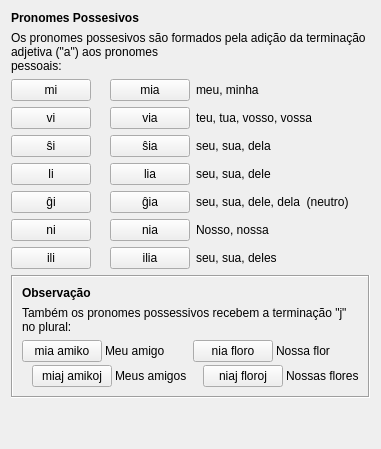
     <widget class="QWidget" name="tab_7">
      <attribute name="icon">
       <iconset resource="ikonoj.qrc">
        <normaloff>:/ikonoj/leciono.png</normaloff>:/ikonoj/leciono.png</iconset>
      </attribute>
      <attribute name="title">
       <string>7</string>
      </attribute>
      <layout class="QVBoxLayout" name="verticalLayout_60">
       <item>
        <widget class="titolo" name="Lec01_Label40">
         <property name="maximumSize">
          <size>
           <width>16777215</width>
           <height>30</height>
          </size>
         </property>
         <property name="font">
          <font>
           <weight>75</weight>
           <bold>true</bold>
          </font>
         </property>
         <property name="text">
          <string>Pronomes Possesivos</string>
         </property>
         <property name="wordWrap">
          <bool>true</bool>
         </property>
        </widget>
       </item>
       <item>
        <widget class="QLabel" name="Lec01_Label41">
         <property name="text">
          <string>Os pronomes possesivos são formados pela adição da terminação adjetiva (&quot;a&quot;) aos pronomes 
pessoais:</string>
         </property>
         <property name="wordWrap">
          <bool>true</bool>
         </property>
        </widget>
       </item>
       <item>
        <layout class="QHBoxLayout" name="horizontalLayout_110">
         <item>
          <layout class="QVBoxLayout" name="verticalLayout_20">
           <item>
            <layout class="QHBoxLayout" name="horizontalLayout_99">
             <item>
              <widget class="klakbutono" name="Lec01_Button242">
               <property name="sizePolicy">
                <sizepolicy hsizetype="Maximum" vsizetype="Fixed">
                 <horstretch>0</horstretch>
                 <verstretch>0</verstretch>
                </sizepolicy>
               </property>
               <property name="maximumSize">
                <size>
                 <width>16777215</width>
                 <height>16777215</height>
                </size>
               </property>
               <property name="text">
                <string>mi</string>
               </property>
              </widget>
             </item>
             <item>
              <widget class="label_sago" name="label_11">
               <property name="sizePolicy">
                <sizepolicy hsizetype="Maximum" vsizetype="Minimum">
                 <horstretch>0</horstretch>
                 <verstretch>0</verstretch>
                </sizepolicy>
               </property>
               <property name="maximumSize">
                <size>
                 <width>16777215</width>
                 <height>16777215</height>
                </size>
               </property>
               <property name="text">
                <string/>
               </property>
               <property name="pixmap">
                <pixmap resource="ikonoj.qrc">:/ikonoj/sago_antauen.png</pixmap>
               </property>
               <property name="alignment">
                <set>Qt::AlignCenter</set>
               </property>
              </widget>
             </item>
             <item>
              <widget class="klakbutono" name="Lec01_Button262">
               <property name="sizePolicy">
                <sizepolicy hsizetype="Maximum" vsizetype="Fixed">
                 <horstretch>0</horstretch>
                 <verstretch>0</verstretch>
                </sizepolicy>
               </property>
               <property name="maximumSize">
                <size>
                 <width>16777215</width>
                 <height>16777215</height>
                </size>
               </property>
               <property name="text">
                <string>mia</string>
               </property>
              </widget>
             </item>
             <item>
              <widget class="QLabel" name="Lec01_Label11">
               <property name="text">
                <string>meu, minha</string>
               </property>
               <property name="wordWrap">
                <bool>true</bool>
               </property>
              </widget>
             </item>
            </layout>
           </item>
           <item>
            <layout class="QHBoxLayout" name="horizontalLayout_100">
             <item>
              <widget class="klakbutono" name="Lec01_Button243">
               <property name="sizePolicy">
                <sizepolicy hsizetype="Maximum" vsizetype="Fixed">
                 <horstretch>0</horstretch>
                 <verstretch>0</verstretch>
                </sizepolicy>
               </property>
               <property name="maximumSize">
                <size>
                 <width>16777215</width>
                 <height>16777215</height>
                </size>
               </property>
               <property name="text">
                <string>vi</string>
               </property>
              </widget>
             </item>
             <item>
              <widget class="label_sago" name="label_12">
               <property name="sizePolicy">
                <sizepolicy hsizetype="Maximum" vsizetype="Preferred">
                 <horstretch>0</horstretch>
                 <verstretch>0</verstretch>
                </sizepolicy>
               </property>
               <property name="maximumSize">
                <size>
                 <width>16777215</width>
                 <height>16777215</height>
                </size>
               </property>
               <property name="text">
                <string/>
               </property>
               <property name="pixmap">
                <pixmap resource="ikonoj.qrc">:/ikonoj/sago_antauen.png</pixmap>
               </property>
               <property name="alignment">
                <set>Qt::AlignCenter</set>
               </property>
              </widget>
             </item>
             <item>
              <widget class="klakbutono" name="Lec01_Button263">
               <property name="sizePolicy">
                <sizepolicy hsizetype="Maximum" vsizetype="Fixed">
                 <horstretch>0</horstretch>
                 <verstretch>0</verstretch>
                </sizepolicy>
               </property>
               <property name="maximumSize">
                <size>
                 <width>16777215</width>
                 <height>16777215</height>
                </size>
               </property>
               <property name="text">
                <string>via</string>
               </property>
              </widget>
             </item>
             <item>
              <widget class="QLabel" name="Lec01_Label70">
               <property name="text">
                <string>teu, tua, vosso, vossa</string>
               </property>
               <property name="wordWrap">
                <bool>true</bool>
               </property>
              </widget>
             </item>
            </layout>
           </item>
           <item>
            <layout class="QHBoxLayout" name="horizontalLayout_101">
             <item>
              <widget class="klakbutono" name="Lec01_Button244">
               <property name="sizePolicy">
                <sizepolicy hsizetype="Maximum" vsizetype="Fixed">
                 <horstretch>0</horstretch>
                 <verstretch>0</verstretch>
                </sizepolicy>
               </property>
               <property name="maximumSize">
                <size>
                 <width>16777215</width>
                 <height>16777215</height>
                </size>
               </property>
               <property name="text">
                <string>ŝi</string>
               </property>
              </widget>
             </item>
             <item>
              <widget class="label_sago" name="label_13">
               <property name="sizePolicy">
                <sizepolicy hsizetype="Maximum" vsizetype="Preferred">
                 <horstretch>0</horstretch>
                 <verstretch>0</verstretch>
                </sizepolicy>
               </property>
               <property name="maximumSize">
                <size>
                 <width>16777215</width>
                 <height>16777215</height>
                </size>
               </property>
               <property name="text">
                <string/>
               </property>
               <property name="pixmap">
                <pixmap resource="ikonoj.qrc">:/ikonoj/sago_antauen.png</pixmap>
               </property>
               <property name="alignment">
                <set>Qt::AlignCenter</set>
               </property>
              </widget>
             </item>
             <item>
              <widget class="klakbutono" name="Lec01_Button264">
               <property name="sizePolicy">
                <sizepolicy hsizetype="Maximum" vsizetype="Fixed">
                 <horstretch>0</horstretch>
                 <verstretch>0</verstretch>
                </sizepolicy>
               </property>
               <property name="maximumSize">
                <size>
                 <width>16777215</width>
                 <height>16777215</height>
                </size>
               </property>
               <property name="text">
                <string>ŝia</string>
               </property>
              </widget>
             </item>
             <item>
              <widget class="QLabel" name="Lec01_Label71">
               <property name="text">
                <string>seu, sua, dela</string>
               </property>
               <property name="wordWrap">
                <bool>true</bool>
               </property>
              </widget>
             </item>
            </layout>
           </item>
           <item>
            <layout class="QHBoxLayout" name="horizontalLayout_102">
             <item>
              <widget class="klakbutono" name="Lec01_Button268">
               <property name="sizePolicy">
                <sizepolicy hsizetype="Maximum" vsizetype="Fixed">
                 <horstretch>0</horstretch>
                 <verstretch>0</verstretch>
                </sizepolicy>
               </property>
               <property name="maximumSize">
                <size>
                 <width>16777215</width>
                 <height>16777215</height>
                </size>
               </property>
               <property name="text">
                <string>li</string>
               </property>
              </widget>
             </item>
             <item>
              <widget class="label_sago" name="label_14">
               <property name="sizePolicy">
                <sizepolicy hsizetype="Maximum" vsizetype="Preferred">
                 <horstretch>0</horstretch>
                 <verstretch>0</verstretch>
                </sizepolicy>
               </property>
               <property name="maximumSize">
                <size>
                 <width>16777215</width>
                 <height>16777215</height>
                </size>
               </property>
               <property name="text">
                <string/>
               </property>
               <property name="pixmap">
                <pixmap resource="ikonoj.qrc">:/ikonoj/sago_antauen.png</pixmap>
               </property>
               <property name="alignment">
                <set>Qt::AlignCenter</set>
               </property>
              </widget>
             </item>
             <item>
              <widget class="klakbutono" name="Lec01_Button272">
               <property name="sizePolicy">
                <sizepolicy hsizetype="Maximum" vsizetype="Fixed">
                 <horstretch>0</horstretch>
                 <verstretch>0</verstretch>
                </sizepolicy>
               </property>
               <property name="maximumSize">
                <size>
                 <width>16777215</width>
                 <height>16777215</height>
                </size>
               </property>
               <property name="text">
                <string>lia</string>
               </property>
              </widget>
             </item>
             <item>
              <widget class="QLabel" name="Lec01_Label92">
               <property name="text">
                <string>seu, sua, dele</string>
               </property>
               <property name="wordWrap">
                <bool>true</bool>
               </property>
              </widget>
             </item>
            </layout>
           </item>
           <item>
            <layout class="QHBoxLayout" name="horizontalLayout_103">
             <item>
              <widget class="klakbutono" name="Lec01_Button269">
               <property name="sizePolicy">
                <sizepolicy hsizetype="Maximum" vsizetype="Fixed">
                 <horstretch>0</horstretch>
                 <verstretch>0</verstretch>
                </sizepolicy>
               </property>
               <property name="maximumSize">
                <size>
                 <width>16777215</width>
                 <height>16777215</height>
                </size>
               </property>
               <property name="text">
                <string>ĝi</string>
               </property>
              </widget>
             </item>
             <item>
              <widget class="label_sago" name="label_15">
               <property name="sizePolicy">
                <sizepolicy hsizetype="Maximum" vsizetype="Preferred">
                 <horstretch>0</horstretch>
                 <verstretch>0</verstretch>
                </sizepolicy>
               </property>
               <property name="maximumSize">
                <size>
                 <width>16777215</width>
                 <height>16777215</height>
                </size>
               </property>
               <property name="text">
                <string/>
               </property>
               <property name="pixmap">
                <pixmap resource="ikonoj.qrc">:/ikonoj/sago_antauen.png</pixmap>
               </property>
               <property name="alignment">
                <set>Qt::AlignCenter</set>
               </property>
              </widget>
             </item>
             <item>
              <widget class="klakbutono" name="Lec01_Button273">
               <property name="sizePolicy">
                <sizepolicy hsizetype="Maximum" vsizetype="Fixed">
                 <horstretch>0</horstretch>
                 <verstretch>0</verstretch>
                </sizepolicy>
               </property>
               <property name="maximumSize">
                <size>
                 <width>16777215</width>
                 <height>16777215</height>
                </size>
               </property>
               <property name="text">
                <string>ĝia</string>
               </property>
              </widget>
             </item>
             <item>
              <widget class="QLabel" name="Lec01_Label93">
               <property name="text">
                <string>seu, sua, dele, dela  (neutro)</string>
               </property>
               <property name="wordWrap">
                <bool>true</bool>
               </property>
              </widget>
             </item>
            </layout>
           </item>
           <item>
            <layout class="QHBoxLayout" name="horizontalLayout_104">
             <item>
              <widget class="klakbutono" name="Lec01_Button270">
               <property name="sizePolicy">
                <sizepolicy hsizetype="Maximum" vsizetype="Fixed">
                 <horstretch>0</horstretch>
                 <verstretch>0</verstretch>
                </sizepolicy>
               </property>
               <property name="maximumSize">
                <size>
                 <width>16777215</width>
                 <height>16777215</height>
                </size>
               </property>
               <property name="text">
                <string>ni</string>
               </property>
              </widget>
             </item>
             <item>
              <widget class="label_sago" name="label_16">
               <property name="sizePolicy">
                <sizepolicy hsizetype="Maximum" vsizetype="Preferred">
                 <horstretch>0</horstretch>
                 <verstretch>0</verstretch>
                </sizepolicy>
               </property>
               <property name="maximumSize">
                <size>
                 <width>16777215</width>
                 <height>16777215</height>
                </size>
               </property>
               <property name="text">
                <string/>
               </property>
               <property name="pixmap">
                <pixmap resource="ikonoj.qrc">:/ikonoj/sago_antauen.png</pixmap>
               </property>
               <property name="alignment">
                <set>Qt::AlignCenter</set>
               </property>
              </widget>
             </item>
             <item>
              <widget class="klakbutono" name="Lec01_Button274">
               <property name="sizePolicy">
                <sizepolicy hsizetype="Maximum" vsizetype="Fixed">
                 <horstretch>0</horstretch>
                 <verstretch>0</verstretch>
                </sizepolicy>
               </property>
               <property name="maximumSize">
                <size>
                 <width>16777215</width>
                 <height>16777215</height>
                </size>
               </property>
               <property name="text">
                <string>nia</string>
               </property>
              </widget>
             </item>
             <item>
              <widget class="QLabel" name="Lec01_Label94">
               <property name="text">
                <string>Nosso, nossa</string>
               </property>
               <property name="wordWrap">
                <bool>true</bool>
               </property>
              </widget>
             </item>
            </layout>
           </item>
           <item>
            <layout class="QHBoxLayout" name="horizontalLayout_105">
             <item>
              <widget class="klakbutono" name="Lec01_Button245">
               <property name="sizePolicy">
                <sizepolicy hsizetype="Maximum" vsizetype="Fixed">
                 <horstretch>0</horstretch>
                 <verstretch>0</verstretch>
                </sizepolicy>
               </property>
               <property name="maximumSize">
                <size>
                 <width>16777215</width>
                 <height>16777215</height>
                </size>
               </property>
               <property name="text">
                <string>ili</string>
               </property>
              </widget>
             </item>
             <item>
              <widget class="label_sago" name="label_17">
               <property name="sizePolicy">
                <sizepolicy hsizetype="Maximum" vsizetype="Preferred">
                 <horstretch>0</horstretch>
                 <verstretch>0</verstretch>
                </sizepolicy>
               </property>
               <property name="maximumSize">
                <size>
                 <width>16777215</width>
                 <height>16777215</height>
                </size>
               </property>
               <property name="text">
                <string/>
               </property>
               <property name="pixmap">
                <pixmap resource="ikonoj.qrc">:/ikonoj/sago_antauen.png</pixmap>
               </property>
               <property name="alignment">
                <set>Qt::AlignCenter</set>
               </property>
              </widget>
             </item>
             <item>
              <widget class="klakbutono" name="Lec01_Button265">
               <property name="sizePolicy">
                <sizepolicy hsizetype="Maximum" vsizetype="Fixed">
                 <horstretch>0</horstretch>
                 <verstretch>0</verstretch>
                </sizepolicy>
               </property>
               <property name="maximumSize">
                <size>
                 <width>16777215</width>
                 <height>16777215</height>
                </size>
               </property>
               <property name="text">
                <string>ilia</string>
               </property>
              </widget>
             </item>
             <item>
              <widget class="QLabel" name="Lec01_Label72">
               <property name="text">
                <string>seu, sua, deles</string>
               </property>
               <property name="wordWrap">
                <bool>true</bool>
               </property>
              </widget>
             </item>
            </layout>
           </item>
          </layout>
         </item>
        </layout>
       </item>
       <item>
        <widget class="QFrame" name="frame_2">
         <property name="frameShape">
          <enum>QFrame::Box</enum>
         </property>
         <property name="frameShadow">
          <enum>QFrame::Sunken</enum>
         </property>
         <property name="markebla" stdset="0">
          <bool>true</bool>
         </property>
         <layout class="QVBoxLayout" name="verticalLayout_22">
          <item>
           <widget class="QLabel" name="Lec01_Label69">
            <property name="maximumSize">
             <size>
              <width>16777215</width>
              <height>25</height>
             </size>
            </property>
            <property name="font">
             <font>
              <weight>75</weight>
              <bold>true</bold>
             </font>
            </property>
            <property name="text">
             <string>Observação</string>
            </property>
            <property name="wordWrap">
             <bool>true</bool>
            </property>
           </widget>
          </item>
          <item>
           <widget class="QLabel" name="Lec01_Label42">
            <property name="text">
             <string>Também os pronomes possessivos recebem a terminação &quot;j&quot; no plural:</string>
            </property>
            <property name="wordWrap">
             <bool>true</bool>
            </property>
           </widget>
          </item>
          <item>
           <layout class="QHBoxLayout" name="horizontalLayout_6">
            <item>
             <layout class="QVBoxLayout" name="verticalLayout_59">
              <property name="spacing">
               <number>3</number>
              </property>
              <item>
               <layout class="QHBoxLayout" name="horizontalLayout_106">
                <item>
                 <widget class="klakbutono" name="Lec01_Button252">
                  <property name="sizePolicy">
                   <sizepolicy hsizetype="Maximum" vsizetype="Fixed">
                    <horstretch>0</horstretch>
                    <verstretch>0</verstretch>
                   </sizepolicy>
                  </property>
                  <property name="maximumSize">
                   <size>
                    <width>16777215</width>
                    <height>16777215</height>
                   </size>
                  </property>
                  <property name="text">
                   <string>mia amiko</string>
                  </property>
                 </widget>
                </item>
                <item>
                 <widget class="QLabel" name="Lec01_Label95">
                  <property name="text">
                   <string>Meu amigo</string>
                  </property>
                  <property name="wordWrap">
                   <bool>true</bool>
                  </property>
                 </widget>
                </item>
               </layout>
              </item>
              <item>
               <layout class="QHBoxLayout" name="horizontalLayout_107">
                <item>
                 <widget class="label_sago_reversa" name="label_31">
                  <property name="sizePolicy">
                   <sizepolicy hsizetype="Maximum" vsizetype="Preferred">
                    <horstretch>0</horstretch>
                    <verstretch>0</verstretch>
                   </sizepolicy>
                  </property>
                  <property name="minimumSize">
                   <size>
                    <width>0</width>
                    <height>0</height>
                   </size>
                  </property>
                  <property name="maximumSize">
                   <size>
                    <width>16777215</width>
                    <height>16777215</height>
                   </size>
                  </property>
                  <property name="text">
                   <string/>
                  </property>
                  <property name="pixmap">
                   <pixmap resource="ikonoj.qrc">:/ikonoj/sago_revena.png</pixmap>
                  </property>
                  <property name="alignment">
                   <set>Qt::AlignRight|Qt::AlignTrailing|Qt::AlignVCenter</set>
                  </property>
                 </widget>
                </item>
                <item>
                 <widget class="klakbutono" name="Lec01_Button267">
                  <property name="sizePolicy">
                   <sizepolicy hsizetype="Maximum" vsizetype="Fixed">
                    <horstretch>0</horstretch>
                    <verstretch>0</verstretch>
                   </sizepolicy>
                  </property>
                  <property name="maximumSize">
                   <size>
                    <width>16777215</width>
                    <height>16777215</height>
                   </size>
                  </property>
                  <property name="text">
                   <string>miaj amikoj</string>
                  </property>
                 </widget>
                </item>
                <item>
                 <widget class="QLabel" name="Lec01_Label96">
                  <property name="text">
                   <string>Meus amigos</string>
                  </property>
                  <property name="wordWrap">
                   <bool>true</bool>
                  </property>
                 </widget>
                </item>
               </layout>
              </item>
             </layout>
            </item>
            <item>
             <layout class="QVBoxLayout" name="verticalLayout_21">
              <property name="spacing">
               <number>3</number>
              </property>
              <item>
               <layout class="QHBoxLayout" name="horizontalLayout_108">
                <item>
                 <widget class="klakbutono" name="Lec01_Button253">
                  <property name="sizePolicy">
                   <sizepolicy hsizetype="Maximum" vsizetype="Fixed">
                    <horstretch>0</horstretch>
                    <verstretch>0</verstretch>
                   </sizepolicy>
                  </property>
                  <property name="maximumSize">
                   <size>
                    <width>16777215</width>
                    <height>16777215</height>
                   </size>
                  </property>
                  <property name="text">
                   <string>nia floro</string>
                  </property>
                 </widget>
                </item>
                <item>
                 <widget class="QLabel" name="Lec01_Label97">
                  <property name="text">
                   <string>Nossa flor</string>
                  </property>
                  <property name="wordWrap">
                   <bool>true</bool>
                  </property>
                 </widget>
                </item>
               </layout>
              </item>
              <item>
               <layout class="QHBoxLayout" name="horizontalLayout_109">
                <item>
                 <widget class="label_sago_reversa" name="label_32">
                  <property name="sizePolicy">
                   <sizepolicy hsizetype="Maximum" vsizetype="Preferred">
                    <horstretch>0</horstretch>
                    <verstretch>0</verstretch>
                   </sizepolicy>
                  </property>
                  <property name="minimumSize">
                   <size>
                    <width>0</width>
                    <height>0</height>
                   </size>
                  </property>
                  <property name="maximumSize">
                   <size>
                    <width>16777215</width>
                    <height>16777215</height>
                   </size>
                  </property>
                  <property name="text">
                   <string/>
                  </property>
                  <property name="pixmap">
                   <pixmap resource="ikonoj.qrc">:/ikonoj/sago_revena.png</pixmap>
                  </property>
                  <property name="alignment">
                   <set>Qt::AlignRight|Qt::AlignTrailing|Qt::AlignVCenter</set>
                  </property>
                 </widget>
                </item>
                <item>
                 <widget class="klakbutono" name="Lec01_Button266">
                  <property name="sizePolicy">
                   <sizepolicy hsizetype="Maximum" vsizetype="Fixed">
                    <horstretch>0</horstretch>
                    <verstretch>0</verstretch>
                   </sizepolicy>
                  </property>
                  <property name="maximumSize">
                   <size>
                    <width>16777215</width>
                    <height>16777215</height>
                   </size>
                  </property>
                  <property name="text">
                   <string>niaj floroj</string>
                  </property>
                 </widget>
                </item>
                <item>
                 <widget class="QLabel" name="Lec01_Label98">
                  <property name="text">
                   <string>Nossas flores</string>
                  </property>
                  <property name="wordWrap">
                   <bool>true</bool>
                  </property>
                 </widget>
                </item>
               </layout>
              </item>
             </layout>
            </item>
           </layout>
          </item>
         </layout>
        </widget>
       </item>
       <item>
        <spacer name="verticalSpacer_9">
         <property name="orientation">
          <enum>Qt::Vertical</enum>
         </property>
         <property name="sizeHint" stdset="0">
          <size>
           <width>20</width>
           <height>40</height>
          </size>
         </property>
        </spacer>
       </item>
      </layout>
     </widget>
